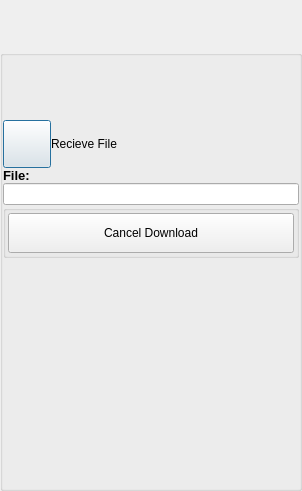
<?xml version="1.0" encoding="UTF-8"?>
<ui version="4.0">
 <class>CancelDownloadDialog</class>
 <widget class="QDialog" name="CancelDownloadDialog">
  <property name="geometry">
   <rect>
    <x>0</x>
    <y>0</y>
    <width>302</width>
    <height>491</height>
   </rect>
  </property>
  <property name="windowTitle">
   <string>Cancel Download</string>
  </property>
  <layout class="QVBoxLayout" name="verticalLayout">
   <property name="spacing">
    <number>0</number>
   </property>
   <property name="leftMargin">
    <number>0</number>
   </property>
   <property name="topMargin">
    <number>0</number>
   </property>
   <property name="rightMargin">
    <number>0</number>
   </property>
   <property name="bottomMargin">
    <number>0</number>
   </property>
   <item>
    <widget class="TitleBarWidget" name="m_TitleBarWidget" native="true">
     <property name="sizePolicy">
      <sizepolicy hsizetype="Preferred" vsizetype="Preferred">
       <horstretch>0</horstretch>
       <verstretch>0</verstretch>
      </sizepolicy>
     </property>
     <property name="minimumSize">
      <size>
       <width>0</width>
       <height>50</height>
      </size>
     </property>
     <property name="maximumSize">
      <size>
       <width>16777215</width>
       <height>103</height>
      </size>
     </property>
    </widget>
   </item>
   <item>
    <widget class="QGroupBox" name="StyledDlgItemsBox">
     <property name="minimumSize">
      <size>
       <width>0</width>
       <height>0</height>
      </size>
     </property>
     <property name="title">
      <string/>
     </property>
     <layout class="QGridLayout" name="gridLayout_2">
      <property name="leftMargin">
       <number>0</number>
      </property>
      <property name="topMargin">
       <number>0</number>
      </property>
      <property name="rightMargin">
       <number>0</number>
      </property>
      <property name="bottomMargin">
       <number>8</number>
      </property>
      <property name="spacing">
       <number>0</number>
      </property>
      <item row="1" column="0">
       <widget class="IdentWidget" name="FriendIdentWidget" native="true">
        <property name="sizePolicy">
         <sizepolicy hsizetype="Preferred" vsizetype="Fixed">
          <horstretch>0</horstretch>
          <verstretch>0</verstretch>
         </sizepolicy>
        </property>
        <property name="minimumSize">
         <size>
          <width>0</width>
          <height>50</height>
         </size>
        </property>
        <property name="maximumSize">
         <size>
          <width>16777215</width>
          <height>50</height>
         </size>
        </property>
       </widget>
      </item>
      <item row="2" column="0">
       <layout class="QHBoxLayout" name="horizontalLayout">
        <item>
         <widget class="VxPushButton" name="PermissionButton">
          <property name="minimumSize">
           <size>
            <width>48</width>
            <height>48</height>
           </size>
          </property>
          <property name="maximumSize">
           <size>
            <width>48</width>
            <height>48</height>
           </size>
          </property>
          <property name="text">
           <string/>
          </property>
          <property name="iconSize">
           <size>
            <width>48</width>
            <height>48</height>
           </size>
          </property>
         </widget>
        </item>
        <item>
         <widget class="QLabel" name="PermissionLabel">
          <property name="text">
           <string>Recieve File</string>
          </property>
         </widget>
        </item>
       </layout>
      </item>
      <item row="3" column="0">
       <widget class="QLabel" name="FileNameLabel">
        <property name="sizePolicy">
         <sizepolicy hsizetype="Expanding" vsizetype="Preferred">
          <horstretch>0</horstretch>
          <verstretch>0</verstretch>
         </sizepolicy>
        </property>
        <property name="font">
         <font>
          <pointsize>10</pointsize>
          <bold>true</bold>
         </font>
        </property>
        <property name="text">
         <string>File:</string>
        </property>
        <property name="alignment">
         <set>Qt::AlignBottom|Qt::AlignLeading|Qt::AlignLeft</set>
        </property>
       </widget>
      </item>
      <item row="4" column="0">
       <widget class="QLineEdit" name="FileNameEdit">
        <property name="readOnly">
         <bool>true</bool>
        </property>
       </widget>
      </item>
      <item row="5" column="0">
       <widget class="QGroupBox" name="CmdButtonBox">
        <property name="title">
         <string/>
        </property>
        <layout class="QHBoxLayout" name="horizontalLayout_5">
         <property name="spacing">
          <number>2</number>
         </property>
         <property name="leftMargin">
          <number>2</number>
         </property>
         <property name="topMargin">
          <number>2</number>
         </property>
         <property name="rightMargin">
          <number>2</number>
         </property>
         <property name="bottomMargin">
          <number>2</number>
         </property>
         <item>
          <widget class="VxPushButton" name="CancelButton">
           <property name="minimumSize">
            <size>
             <width>0</width>
             <height>40</height>
            </size>
           </property>
           <property name="text">
            <string>Cancel Download</string>
           </property>
          </widget>
         </item>
        </layout>
       </widget>
      </item>
      <item row="6" column="0">
       <spacer name="verticalSpacer">
        <property name="orientation">
         <enum>Qt::Vertical</enum>
        </property>
        <property name="sizeHint" stdset="0">
         <size>
          <width>20</width>
          <height>40</height>
         </size>
        </property>
       </spacer>
      </item>
      <item row="0" column="0">
       <widget class="QLabel" name="m_StatusLabel">
        <property name="enabled">
         <bool>true</bool>
        </property>
        <property name="text">
         <string notr="true"/>
        </property>
       </widget>
      </item>
     </layout>
    </widget>
   </item>
  </layout>
 </widget>
 <customwidgets>
  <customwidget>
   <class>TitleBarWidget</class>
   <extends>QWidget</extends>
   <header>TitleBarWidget.h</header>
   <container>1</container>
  </customwidget>
  <customwidget>
   <class>IdentWidget</class>
   <extends>QWidget</extends>
   <header location="global">IdentWidget.h</header>
   <container>1</container>
  </customwidget>
  <customwidget>
   <class>VxPushButton</class>
   <extends>QPushButton</extends>
   <header location="global">VxPushButton.h</header>
  </customwidget>
 </customwidgets>
 <resources/>
 <connections/>
</ui>
